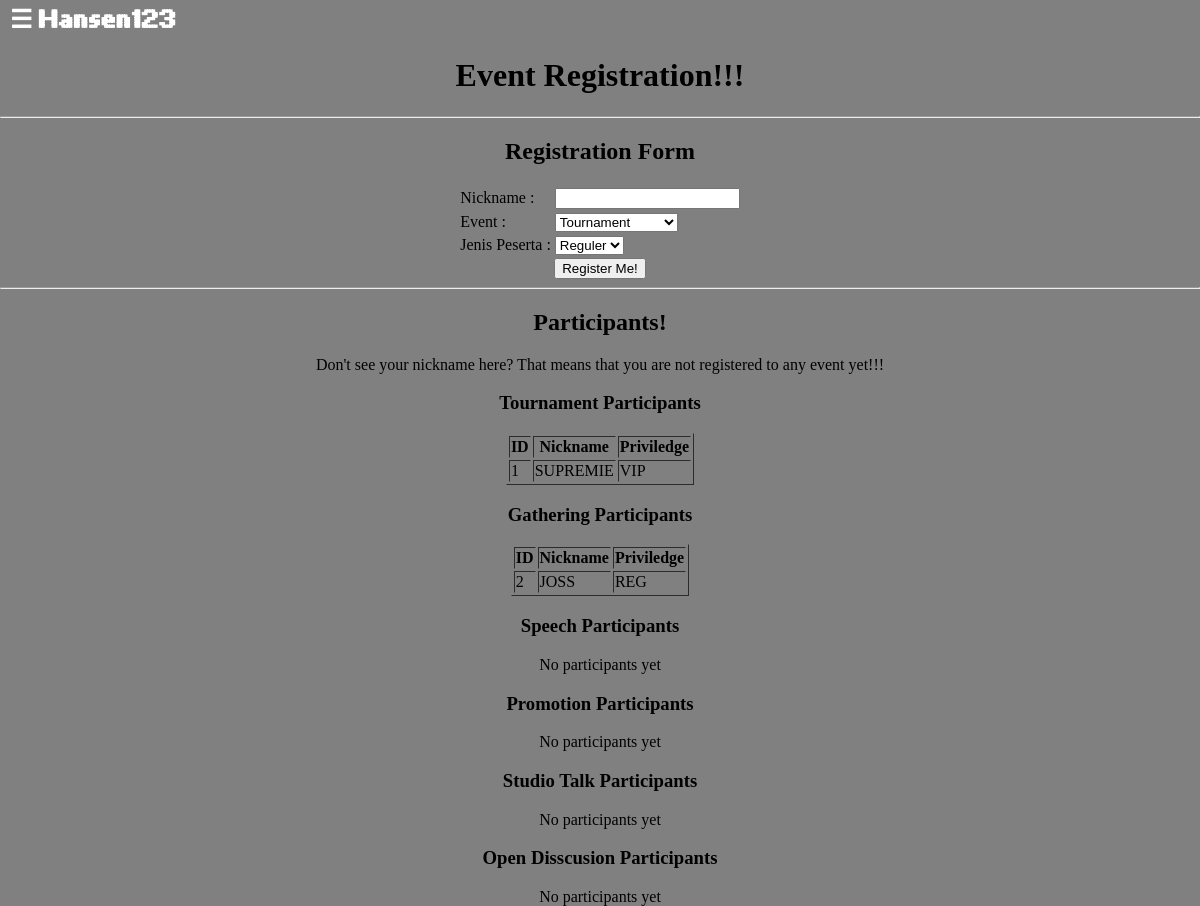
The app's page /PHP/event_regist.php (signed in) with its own data.
### tables this page shows
CREATE TABLE `participant` (
  `id` int(11) NOT NULL,
  `id_event` char(10) DEFAULT NULL,
  `jenis_peserta` char(3) DEFAULT NULL,
  `nickname` char(20) DEFAULT NULL
);

### PHP/event_regist.php (the view, shortened to what this page needs)
<?php
if (!isset($_SESSION['username'])) {
    header('Location: alreadyLogged.php');
} else {
?>
<!DOCTYPE html>
<html>
<head>
	<link rel="stylesheet" type="text/css" href="../CSS/global.css">
	<link rel="stylesheet" type="text/css" href="../CSS/hover.css">
	<link rel="stylesheet" type="text/css" href="../CSS/animate.css">
    <link rel="stylesheet" type="text/css" href="../CSS/navbarSH.css">
</head>
<body>
    <?php include 'navbar.php'; ?>
    <br><br>
    <center><h1>Event Registration!!!</h1>
    <hr>
    <h2>Registration Form</h2>
    <form method="POST" action="register_person.php" enctype="multipart/form-data">
        <table>
            <tr>
                <td>Nickname : </td>
                <td><input type="text" id="nickname" name="nickname"></td>
            </tr>
            <tr>
                <td>Event : </td>
                <td>
                    <select id="id_event" name="id_event">
                        <option value="tournament">Tournament</option>
                    </select>
                </td>
            </tr>
            <tr>
                <td>Jenis Peserta : </td>
                <td>
                    <select id="jenis_peserta" name="jenis_peserta">
                        <option value="reg">Reguler</option>
                    </select>
                </td>
            </tr>
        </table>
        <input type="submit" name="regist" value="Register Me!">
    </form>
    <hr>
    <h2>Participants!</h2>
    <p>Don't see your nickname here? That means that you are not registered to any event yet!!!</p>
    <?php
        $con = mysqli_connect("localhost", "root", "", "light_db");
        $result = mysqli_query($con, "SELECT * FROM participant where id_event = 'tournament'");
        echo "<h3>Tournament Participants</h3>";
        if($result && mysqli_num_rows($result) > 0){
            echo "<table border='1'>
                        <tr>
                            <th>ID</th>
                            <th>Nickname</th>
                            <th>Priviledge</th>
                        </tr>";
            while($row = mysqli_fetch_row($result)){
                echo "<tr>
                        <td> $row[0] </td>
                        <td> $row[3] </td>
                        <td> " . strtoupper($row[2]) . "</td>
                    </tr>";
            }
            echo "</table>";
        }else{
            echo "No participants yet";
        }
        $result = mysqli_query($con, "SELECT * FROM participant where id_event = 'gathering'");
        echo "<h3>Gathering Participants</h3>";
        if($result && mysqli_num_rows($result) > 0){
            echo "<table border='1'>
                        <tr>
                            <th>ID</th>
                            <th>Nickname</th>
                            <th>Priviledge</th>
                        </tr>";
            while($row = mysqli_fetch_row($result)){
                echo "<tr>
                        <td> $row[0] </td>
                        <td> $row[3] </td>
                        <td> " . strtoupper($row[2]) . "</td>
                    </tr>";
            }
            echo "</table>";
        }else{
            echo "No participants yet";
        }
        $result = mysqli_query($con, "SELECT * FROM participant where id_event = 'speech'");
        echo "<h3>Speech Participants</h3>";
        if($result && mysqli_num_rows($result) > 0){
            echo "<table border='1'>
                        <tr>
                            <th>ID</th>
                            <th>Nickname</th>
                            <th>Priviledge</th>
                        </tr>";
            while($row = mysqli_fetch_row($result)){
                echo "<tr>
                        <td> $row[0] </td>
                        <td> $row[3] </td>
                        <td> " . strtoupper($row[2]) . "</td>
                    </tr>";
            }
            echo "</table>";
        }else{
            echo "No participants yet";
        }
        $result = mysqli_query($con, "SELECT * FROM participant where id_event = 'promotion'");
        echo "<h3>Promotion Participants</h3>";
        if($result && mysqli_num_rows($result) > 0){
            echo "<table border='1'>
                        <tr>
                            <th>ID</th>
                            <th>Nickname</th>
                            <th>Priviledge</th>
                        </tr>";
            while($row = mysqli_fetch_row($result)){
                echo "<tr>
                        <td> $row[0] </td>
                        <td> $row[3] </td>
                        <td> " . strtoupper($row[2]) . "</td>
                    </tr>";
            }
            echo "</table>";
        }else{
            echo "No participants yet";
        }
        $result = mysqli_query($con, "SELECT * FROM participant where id_event = 'studio'");
        echo "<h3>Studio Talk Participants</h3>";
        if($result && mysqli_num_rows($result) > 0){
            echo "<table border='1'>
                        <tr>
                            <th>ID</th>
                            <th>Nickname</th>
                            <th>Priviledge</th>
                        </tr>";
            while($row = mysqli_fetch_row($result)){
                echo "<tr>
                        <td> $row[0] </td>
                        <td> $row[3] </td>
                        <td> " . strtoupper($row[2]) . "</td>
                    </tr>";
            }
            echo "</table>";
        }else{
            echo "No participants yet";
        }
        $result = mysqli_query($con, "SELECT * FROM participant where id_event = 'opdis'");
        echo "<h3>Open Disscusion Participants</h3>";
        if($result && mysqli_num_rows($result) > 0){
            echo "<table border='1'>
                        <tr>
                            <th>ID</th>
                            <th>Nickname</th>
                            <th>Priviledge</th>
                        </tr>";
            while($row = mysqli_fetch_row($result)){
                echo "<tr>
                        <td> $row[0] </td>
                        <td> $row[3] </td>
                        <td> " . strtoupper($row[2]) . "</td>
                    </tr>";
            }
            echo "</table>";
        }else{
            echo "No participants yet";
        }
    ?>
    </center>
</body>
</html>
<?php } ?>

### CSS/global.css (style rules this page uses)
* { transition: 0.5s; }
html { scroll-behavior: smooth; }

### PHP/event_regist.php (style rules this page uses)
html, body { height: 100%; margin: 0; padding: 0; background-color: gray; }

### records on screen
participant: id "1", nickname "SUPREMIE", jenis_peserta "VIP"
participant: id "2", nickname "JOSS", jenis_peserta "REG"

### other values on screen
$_COOKIE['username'] "Hansen123"
